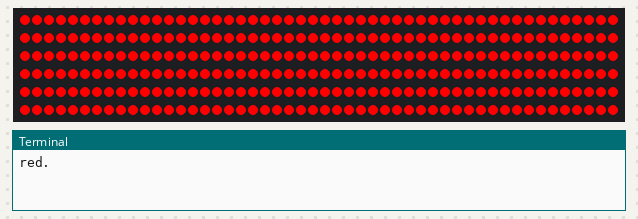
Recording of a program running on a simulated Raspberry Pi (BCM pin numbers). Shown: 300 RGB LEDs in strip order, left to right, continuing on the next row, the last lines printed to the terminal.

Above: at 0.1 s.
At 10.1 s:
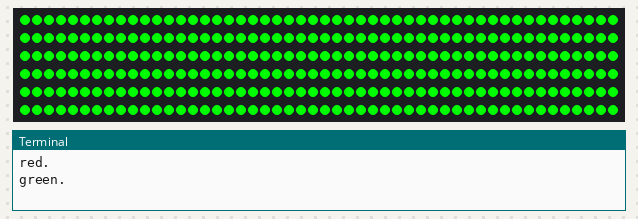
At 20.2 s:
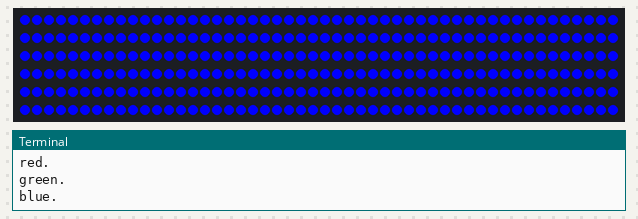
At 30.2 s:
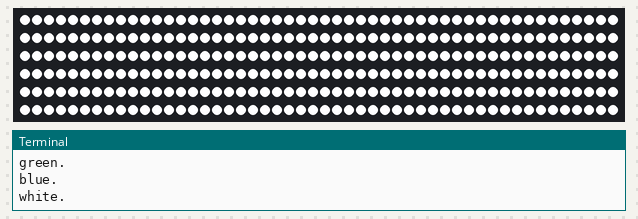

Measured:
- by itself, everything shown: repeats every 40.2 s, in 4 steps
- what the display in image 1 shows lasts 10.0 s, from 10.1 s to 20.1 s

The program:

ledflo.py
```python
import time
from rpi_ws281x import *

LED_COUNT = 300

LED_PIN        = 18      # GPIO pin connected to the pixels (18 uses PWM!).
#LED_PIN        = 10      # GPIO pin connected to the pixels (10 uses SPI /dev/spidev0.0).
LED_FREQ_HZ    = 800000  # LED signal frequency in hertz (usually 800khz)
LED_DMA        = 10      # DMA channel to use for generating signal (try 10)
LED_BRIGHTNESS = 255     # Set to 0 for darkest and 255 for brightest
LED_INVERT     = False   # True to invert the signal (when using NPN transistor level shift)
LED_CHANNEL    = 0       # set to '1' for GPIOs 13, 19, 41, 45 or 53

strip = Adafruit_NeoPixel(LED_COUNT, LED_PIN, LED_FREQ_HZ, LED_DMA, LED_INVERT, LED_BRIGHTNESS, LED_CHANNEL)
strip.begin()

def colorWipe(strip, color, wait_ms=50):
    """Wipe color across display a pixel at a time."""
    for i in range(strip.numPixels()):
        strip.setPixelColor(i, color)
    strip.show()
    time.sleep(wait_ms/1000.0)

c=Color(200, 0, 0)

#for x in range(0, 300):
#    print("setting color for " + str(x))
#    strip.setPixelColor(x, c)
#    strip.show()

#colorWipe(strip,c)
#strip.show()
#time.sleep(1000)

try:
        while True:
            print ('red.')
            colorWipe(strip, Color(255, 0, 0))  # Red wipe
            time.sleep(10)
            print ('green.')
            colorWipe(strip, Color(0, 255, 0))  # Geen wipe
            time.sleep(10)
            print ('blue.')
            colorWipe(strip, Color(0, 0, 255))  # Blue wipe
            time.sleep(10)
            print ('white.')
            colorWipe(strip, Color(255, 255, 255))  # white wipe
            time.sleep(10)


except KeyboardInterrupt:
    #if args.clear:
    colorWipe(strip, Color(0,0,0))
```
